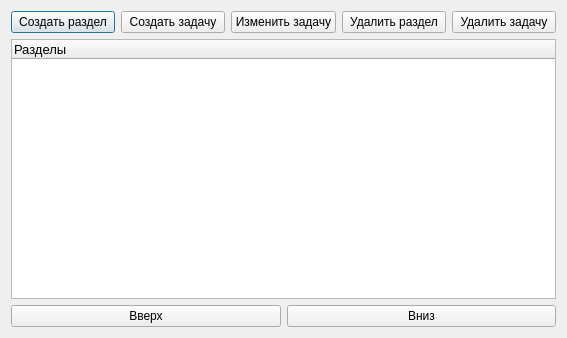
<?xml version="1.0" encoding="UTF-8"?>
<ui version="4.0">
 <class>TasksDialog</class>
 <widget class="QDialog" name="TasksDialog">
  <property name="geometry">
   <rect>
    <x>0</x>
    <y>0</y>
    <width>567</width>
    <height>338</height>
   </rect>
  </property>
  <property name="windowTitle">
   <string>Менеджер задач</string>
  </property>
  <layout class="QVBoxLayout" name="verticalLayout">
   <item>
    <layout class="QHBoxLayout" name="horizontalLayout">
     <item>
      <widget class="QPushButton" name="createSectionButton">
       <property name="text">
        <string>Создать раздел</string>
       </property>
      </widget>
     </item>
     <item>
      <widget class="QPushButton" name="createTaskButton">
       <property name="text">
        <string>Создать задачу</string>
       </property>
      </widget>
     </item>
     <item>
      <widget class="QPushButton" name="editTaskButton">
       <property name="text">
        <string>Изменить задачу</string>
       </property>
      </widget>
     </item>
     <item>
      <widget class="QPushButton" name="deleteSectionButton">
       <property name="text">
        <string>Удалить раздел</string>
       </property>
      </widget>
     </item>
     <item>
      <widget class="QPushButton" name="deleteTaskButton">
       <property name="text">
        <string>Удалить задачу</string>
       </property>
      </widget>
     </item>
    </layout>
   </item>
   <item>
    <widget class="QTreeWidget" name="treeWidget">
     <property name="font">
      <font>
       <pointsize>10</pointsize>
      </font>
     </property>
     <property name="contextMenuPolicy">
      <enum>Qt::DefaultContextMenu</enum>
     </property>
     <property name="editTriggers">
      <set>QAbstractItemView::DoubleClicked|QAbstractItemView::EditKeyPressed</set>
     </property>
     <property name="dragEnabled">
      <bool>false</bool>
     </property>
     <property name="rootIsDecorated">
      <bool>true</bool>
     </property>
     <property name="expandsOnDoubleClick">
      <bool>true</bool>
     </property>
     <column>
      <property name="text">
       <string>Разделы</string>
      </property>
     </column>
    </widget>
   </item>
   <item>
    <layout class="QHBoxLayout" name="horizontalLayout_2">
     <item>
      <widget class="QPushButton" name="upItemButton">
       <property name="whatsThis">
        <string>&lt;html&gt;&lt;head/&gt;&lt;body&gt;&lt;p&gt;Перемещает на одну позицию вверх выбранный раздел или задачу&lt;/p&gt;&lt;/body&gt;&lt;/html&gt;</string>
       </property>
       <property name="text">
        <string>Вверх</string>
       </property>
      </widget>
     </item>
     <item>
      <widget class="QPushButton" name="downItemButton">
       <property name="whatsThis">
        <string>&lt;html&gt;&lt;head/&gt;&lt;body&gt;&lt;p&gt;Перемещает на одну позицию вниз выбранный раздел или задачу&lt;/p&gt;&lt;/body&gt;&lt;/html&gt;</string>
       </property>
       <property name="text">
        <string>Вниз</string>
       </property>
      </widget>
     </item>
    </layout>
   </item>
  </layout>
 </widget>
 <resources/>
 <connections/>
</ui>
